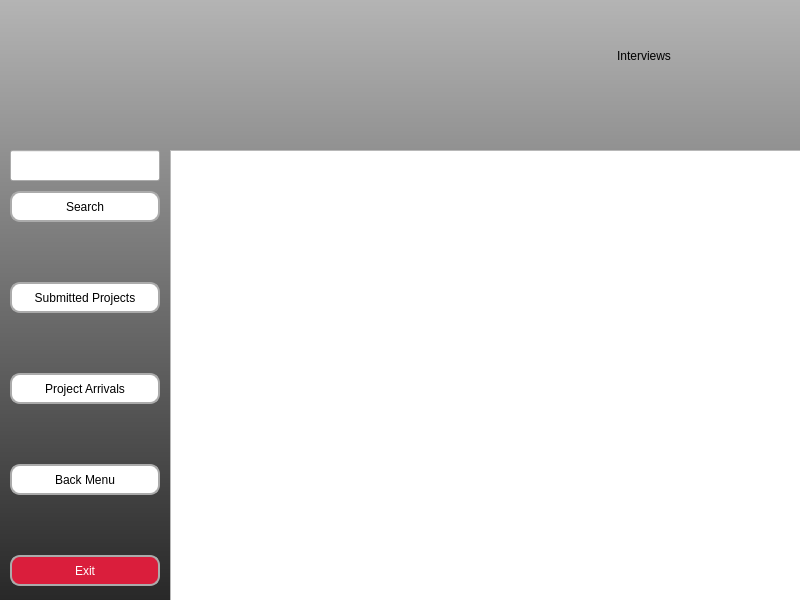
<?xml version="1.0" encoding="UTF-8"?>
<ui version="4.0">
 <class>MainWindow</class>
 <widget class="QMainWindow" name="MainWindow">
  <property name="geometry">
   <rect>
    <x>0</x>
    <y>0</y>
    <width>800</width>
    <height>600</height>
   </rect>
  </property>
  <property name="windowTitle">
   <string>MainWindow</string>
  </property>
  <widget class="QWidget" name="centralwidget">
   <widget class="QWidget" name="layoutWidget">
    <property name="geometry">
     <rect>
      <x>10</x>
      <y>10</y>
      <width>661</width>
      <height>92</height>
     </rect>
    </property>
    <layout class="QHBoxLayout" name="horizontalLayout">
     <item>
      <widget class="QLabel" name="label">
       <property name="maximumSize">
        <size>
         <width>350</width>
         <height>90</height>
        </size>
       </property>
       <property name="text">
        <string/>
       </property>
       <property name="pixmap">
        <pixmap>../images/logo_720.png</pixmap>
       </property>
       <property name="scaledContents">
        <bool>true</bool>
       </property>
      </widget>
     </item>
     <item>
      <spacer name="horizontalSpacer_2">
       <property name="orientation">
        <enum>Qt::Orientation::Horizontal</enum>
       </property>
       <property name="sizeHint" stdset="0">
        <size>
         <width>40</width>
         <height>20</height>
        </size>
       </property>
      </spacer>
     </item>
     <item>
      <widget class="QLabel" name="label_2">
       <property name="styleSheet">
        <string notr="true">color:black;

font: italic 28pt &quot;Harlow Solid&quot;;</string>
       </property>
       <property name="text">
        <string>Interviews</string>
       </property>
       <property name="alignment">
        <set>Qt::AlignmentFlag::AlignCenter</set>
       </property>
      </widget>
     </item>
    </layout>
   </widget>
   <widget class="QLabel" name="label_bg">
    <property name="geometry">
     <rect>
      <x>0</x>
      <y>0</y>
      <width>800</width>
      <height>600</height>
     </rect>
    </property>
    <property name="sizePolicy">
     <sizepolicy hsizetype="Expanding" vsizetype="Expanding">
      <horstretch>0</horstretch>
      <verstretch>0</verstretch>
     </sizepolicy>
    </property>
    <property name="layoutDirection">
     <enum>Qt::LayoutDirection::LeftToRight</enum>
    </property>
    <property name="styleSheet">
     <string notr="true">background-color:qlineargradient(spread:pad, x1:0, y1:1, x2:0, y2:0, stop:0 rgba(40, 40, 40, 255), stop:1 rgba(180, 180, 180, 255))</string>
    </property>
    <property name="text">
     <string/>
    </property>
    <property name="scaledContents">
     <bool>false</bool>
    </property>
    <property name="alignment">
     <set>Qt::AlignmentFlag::AlignHCenter|Qt::AlignmentFlag::AlignTop</set>
    </property>
   </widget>
   <widget class="QTableWidget" name="tableWidget">
    <property name="geometry">
     <rect>
      <x>170</x>
      <y>150</y>
      <width>631</width>
      <height>451</height>
     </rect>
    </property>
    <property name="styleSheet">
     <string notr="true">table_style = &quot;&quot;&quot;
QTableWidget {
    background-color: #F4F6F8;
    alternate-background-color: #EEF3F8;
    gridline-color: #DADFE3;
    color: #2E2E2E;
    selection-background-color: #C9E4FF;
    selection-color: #000000;
    border: 1px solid #DADFE3;
    font-size: 14px;
}

QHeaderView::section {
    background-color: #E6E9EC;
    color: #333333;
    padding: 4px;
    border: 1px solid #DADFE3;
    font-weight: bold;
}

QTableCornerButton::section {
    background-color: #E6E9EC;
    border: 1px solid #DADFE3;
}
&quot;&quot;&quot;
</string>
    </property>
    <property name="alternatingRowColors">
     <bool>true</bool>
    </property>
    <property name="sortingEnabled">
     <bool>true</bool>
    </property>
    <attribute name="horizontalHeaderMinimumSectionSize">
     <number>33</number>
    </attribute>
    <attribute name="horizontalHeaderDefaultSectionSize">
     <number>210</number>
    </attribute>
    <attribute name="verticalHeaderDefaultSectionSize">
     <number>30</number>
    </attribute>
   </widget>
   <widget class="QWidget" name="layoutWidget_2">
    <property name="geometry">
     <rect>
      <x>10</x>
      <y>150</y>
      <width>154</width>
      <height>441</height>
     </rect>
    </property>
    <layout class="QVBoxLayout" name="verticalLayout_2">
     <property name="spacing">
      <number>60</number>
     </property>
     <item>
      <layout class="QVBoxLayout" name="verticalLayout">
       <property name="spacing">
        <number>10</number>
       </property>
       <item>
        <widget class="QLineEdit" name="lineEdit">
         <property name="minimumSize">
          <size>
           <width>141</width>
           <height>31</height>
          </size>
         </property>
         <property name="maximumSize">
          <size>
           <width>150</width>
           <height>31</height>
          </size>
         </property>
        </widget>
       </item>
       <item>
        <widget class="QPushButton" name="button_search">
         <property name="minimumSize">
          <size>
           <width>150</width>
           <height>31</height>
          </size>
         </property>
         <property name="maximumSize">
          <size>
           <width>150</width>
           <height>31</height>
          </size>
         </property>
         <property name="styleSheet">
          <string notr="true">
QPushButton{
color:rgb(0, 0, 0);
background-color: rgb(255, 255, 255);
border-radius: 10px;
border: 2px solid rgb(171, 171, 171);
}
QPushButton:hover {
    background-color:rgb(255, 226, 229);
}
QPushButton:pressed {
    background-color: rgb(218, 30, 60);
	color: rgb(255, 255, 255)
}</string>
         </property>
         <property name="text">
          <string>Search</string>
         </property>
        </widget>
       </item>
      </layout>
     </item>
     <item>
      <widget class="QPushButton" name="button_submitted">
       <property name="minimumSize">
        <size>
         <width>150</width>
         <height>31</height>
        </size>
       </property>
       <property name="maximumSize">
        <size>
         <width>150</width>
         <height>31</height>
        </size>
       </property>
       <property name="styleSheet">
        <string notr="true">
QPushButton{
color:rgb(0, 0, 0);
background-color: rgb(255, 255, 255);
border-radius: 10px;
border: 2px solid rgb(171, 171, 171);
}
QPushButton:hover {
    background-color:rgb(255, 226, 229);
}
QPushButton:pressed {
    background-color: rgb(218, 30, 60);
	color: rgb(255, 255, 255)
}</string>
       </property>
       <property name="text">
        <string>Submitted Projects</string>
       </property>
      </widget>
     </item>
     <item>
      <widget class="QPushButton" name="button_planned">
       <property name="minimumSize">
        <size>
         <width>141</width>
         <height>31</height>
        </size>
       </property>
       <property name="maximumSize">
        <size>
         <width>150</width>
         <height>31</height>
        </size>
       </property>
       <property name="styleSheet">
        <string notr="true">
QPushButton{
color:rgb(0, 0, 0);
background-color: rgb(255, 255, 255);
border-radius: 10px;
border: 2px solid rgb(171, 171, 171);
}
QPushButton:hover {
    background-color:rgb(255, 226, 229);
}
QPushButton:pressed {
    background-color: rgb(218, 30, 60);
	color: rgb(255, 255, 255)
}</string>
       </property>
       <property name="text">
        <string>Project Arrivals</string>
       </property>
      </widget>
     </item>
     <item>
      <widget class="QPushButton" name="button_back">
       <property name="minimumSize">
        <size>
         <width>141</width>
         <height>31</height>
        </size>
       </property>
       <property name="maximumSize">
        <size>
         <width>150</width>
         <height>31</height>
        </size>
       </property>
       <property name="styleSheet">
        <string notr="true">
QPushButton{
color:rgb(0, 0, 0);
background-color: rgb(255, 255, 255);
border-radius: 10px;
border: 2px solid rgb(171, 171, 171);
}
QPushButton:hover {
    background-color:rgb(255, 226, 229);
}
QPushButton:pressed {
    background-color: rgb(218, 30, 60);
	color: rgb(255, 255, 255)
}</string>
       </property>
       <property name="text">
        <string>Back Menu</string>
       </property>
      </widget>
     </item>
     <item>
      <widget class="QPushButton" name="button_exit">
       <property name="sizePolicy">
        <sizepolicy hsizetype="Fixed" vsizetype="Fixed">
         <horstretch>0</horstretch>
         <verstretch>0</verstretch>
        </sizepolicy>
       </property>
       <property name="minimumSize">
        <size>
         <width>141</width>
         <height>31</height>
        </size>
       </property>
       <property name="maximumSize">
        <size>
         <width>150</width>
         <height>31</height>
        </size>
       </property>
       <property name="styleSheet">
        <string notr="true">
QPushButton{
    background-color: rgb(218, 30, 60);
	color: rgb(255, 255, 255);
border-radius: 10px;
border: 2px solid rgb(171, 171, 171);

}
QPushButton:hover {
color:black;
    background-color:rgb(255, 226, 229);
}
QPushButton:pressed {
    color:rgb(0, 0, 0);
background-color: rgb(255, 255, 255);

}</string>
       </property>
       <property name="text">
        <string>Exit</string>
       </property>
      </widget>
     </item>
    </layout>
   </widget>
   <zorder>label_bg</zorder>
   <zorder>layoutWidget</zorder>
   <zorder>tableWidget</zorder>
   <zorder>layoutWidget_2</zorder>
  </widget>
 </widget>
 <resources/>
 <connections/>
</ui>
